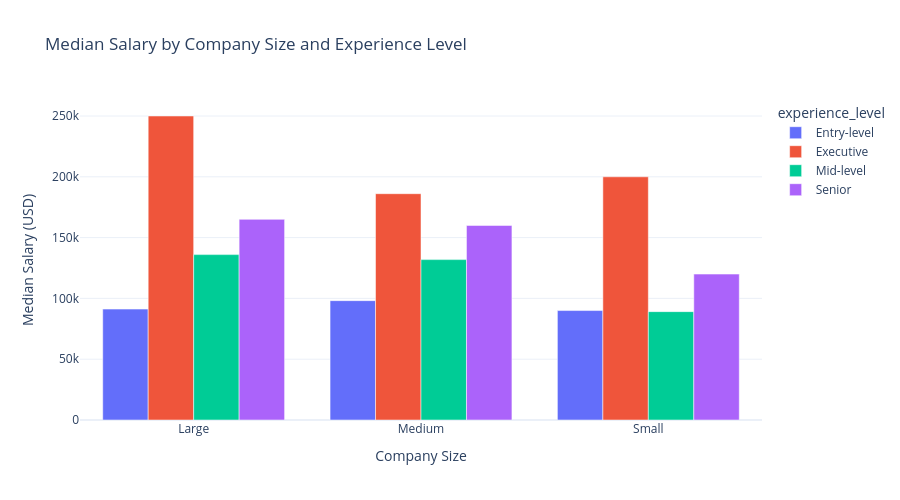

The cell this chart's notebook holds for it:
### Markdown cell above
전면 원격 근무(Fully remote) 포지션은 평균적으로 더 높은 연봉을 제공하는 경향이 있습니다.
또한 2020년 이후, 특히 코로나19 팬데믹의 영향으로 인해 원격 근무 비중이 크게 증가한 것으로 나타났습니다.
이러한 추세는 2023~2024년경에 다소 안정세를 보였지만, 2020년 이전보다 여전히 높은 비율을 유지하고 있습니다.

### Code cell
# Salary by company size
company_salary = train_df.groupby(['company_size', 'experience_level'])['salary_in_usd'].median().reset_index()
company_salary['company_size'] = company_salary['company_size'].map({'S': 'Small', 'M': 'Medium', 'L': 'Large'})
company_salary['experience_level'] = company_salary['experience_level'].map({
    'EN': 'Entry-level', 'MI': 'Mid-level', 'SE': 'Senior', 'EX': 'Executive'
})

fig = px.bar(company_salary, x='company_size', y='salary_in_usd', color='experience_level',
            barmode='group', title='Median Salary by Company Size and Experience Level',
            labels={'salary_in_usd': 'Median Salary (USD)', 'company_size': 'Company Size'},
            template='plotly_white')

fig.update_layout(width=900, height=500)
fig.show()

### Figure 1 — Plotly figure (JSON) as saved in the notebook; plotly's stock layout.template omitted (floating-point values rounded to 4 significant figures)
{"data": [{"alignmentgroup": "True", "hovertemplate": "experience_level=Entry-level<br>Company Size=%{x}<br>Median Salary (USD)=%{y}<extra></extra>", "legendgroup": "Entry-level", "marker": {"color": "#636efa", "pattern": {"shape": ""}}, "name": "Entry-level", "offsetgroup": "Entry-level", "orientation": "v", "showlegend": true, "textposition": "auto", "type": "bar", "x": ["Large", "Medium", "Small"], "xaxis": "x", "y": [91200, 98150, 90000], "yaxis": "y"}, {"alignmentgroup": "True", "hovertemplate": "experience_level=Executive<br>Company Size=%{x}<br>Median Salary (USD)=%{y}<extra></extra>", "legendgroup": "Executive", "marker": {"color": "#EF553B", "pattern": {"shape": ""}}, "name": "Executive", "offsetgroup": "Executive", "orientation": "v", "showlegend": true, "textposition": "auto", "type": "bar", "x": ["Large", "Medium", "Small"], "xaxis": "x", "y": [250000, 186100, 200000], "yaxis": "y"}, {"alignmentgroup": "True", "hovertemplate": "experience_level=Mid-level<br>Company Size=%{x}<br>Median Salary (USD)=%{y}<extra></extra>", "legendgroup": "Mid-level", "marker": {"color": "#00cc96", "pattern": {"shape": ""}}, "name": "Mid-level", "offsetgroup": "Mid-level", "orientation": "v", "showlegend": true, "textposition": "auto", "type": "bar", "x": ["Large", "Medium", "Small"], "xaxis": "x", "y": [136000, 131900, 89123], "yaxis": "y"}, {"alignmentgroup": "True", "hovertemplate": "experience_level=Senior<br>Company Size=%{x}<br>Median Salary (USD)=%{y}<extra></extra>", "legendgroup": "Senior", "marker": {"color": "#ab63fa", "pattern": {"shape": ""}}, "name": "Senior", "offsetgroup": "Senior", "orientation": "v", "showlegend": true, "textposition": "auto", "type": "bar", "x": ["Large", "Medium", "Small"], "xaxis": "x", "y": [165000, 160000, 120000], "yaxis": "y"}], "layout": {"barmode": "group", "height": 500, "legend": {"title": {"text": "experience_level"}, "tracegroupgap": 0}, "title": {"text": "Median Salary by Company Size and Experience Level"}, "width": 900, "xaxis": {"anchor": "y", "domain": [0, 1], "title": {"text": "Company Size"}}, "yaxis": {"anchor": "x", "domain": [0, 1], "title": {"text": "Median Salary (USD)"}}}}
